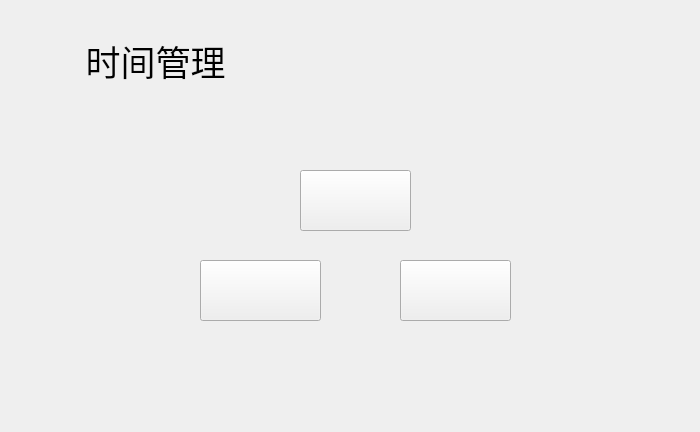
<?xml version="1.0" encoding="UTF-8"?>
<ui version="4.0">
 <class>clockHZJ</class>
 <widget class="QWidget" name="clockHZJ">
  <property name="geometry">
   <rect>
    <x>0</x>
    <y>0</y>
    <width>700</width>
    <height>432</height>
   </rect>
  </property>
  <property name="minimumSize">
   <size>
    <width>700</width>
    <height>432</height>
   </size>
  </property>
  <property name="maximumSize">
   <size>
    <width>700</width>
    <height>432</height>
   </size>
  </property>
  <property name="styleSheet">
   <string notr="true"/>
  </property>
  <widget class="QPushButton" name="rsec_clo">
   <property name="geometry">
    <rect>
     <x>300</x>
     <y>170</y>
     <width>111</width>
     <height>61</height>
    </rect>
   </property>
   <property name="styleSheet">
    <string notr="true">font: 20pt &quot;幼圆&quot;;</string>
   </property>
   <property name="text">
    <string/>
   </property>
  </widget>
  <widget class="QPushButton" name="alarms">
   <property name="geometry">
    <rect>
     <x>400</x>
     <y>260</y>
     <width>111</width>
     <height>61</height>
    </rect>
   </property>
   <property name="styleSheet">
    <string notr="true">font: 20pt &quot;幼圆&quot;;</string>
   </property>
   <property name="text">
    <string/>
   </property>
  </widget>
  <widget class="QPushButton" name="sec_clock">
   <property name="geometry">
    <rect>
     <x>200</x>
     <y>260</y>
     <width>121</width>
     <height>61</height>
    </rect>
   </property>
   <property name="styleSheet">
    <string notr="true">font: 20pt &quot;幼圆&quot;;</string>
   </property>
   <property name="text">
    <string/>
   </property>
  </widget>
  <widget class="QLabel" name="label">
   <property name="geometry">
    <rect>
     <x>20</x>
     <y>20</y>
     <width>271</width>
     <height>81</height>
    </rect>
   </property>
   <property name="font">
    <font>
     <family>华文琥珀</family>
     <pointsize>26</pointsize>
     <italic>false</italic>
     <bold>false</bold>
    </font>
   </property>
   <property name="styleSheet">
    <string notr="true">font: 26pt &quot;华文琥珀&quot;;

alternate-background-color: qconicalgradient(cx:0, cy:0, angle:135, stop:0 rgba(255, 255, 0, 69), stop:0.375 rgba(255, 255, 0, 69), stop:0.423533 rgba(251, 255, 0, 145), stop:0.45 rgba(247, 255, 0, 208), stop:0.477581 rgba(255, 244, 71, 130), stop:0.518717 rgba(255, 218, 71, 130), stop:0.55 rgba(255, 255, 0, 255), stop:0.57754 rgba(255, 203, 0, 130), stop:0.625 rgba(255, 255, 0, 69), stop:1 rgba(255, 255, 0, 69));</string>
   </property>
   <property name="text">
    <string>时间管理</string>
   </property>
   <property name="alignment">
    <set>Qt::AlignCenter</set>
   </property>
  </widget>
  <widget class="QLabel" name="curtime">
   <property name="geometry">
    <rect>
     <x>180</x>
     <y>90</y>
     <width>351</width>
     <height>71</height>
    </rect>
   </property>
   <property name="font">
    <font>
     <pointsize>16</pointsize>
    </font>
   </property>
   <property name="text">
    <string/>
   </property>
  </widget>
  <widget class="QLabel" name="la1">
   <property name="geometry">
    <rect>
     <x>300</x>
     <y>170</y>
     <width>111</width>
     <height>61</height>
    </rect>
   </property>
   <property name="text">
    <string/>
   </property>
  </widget>
  <widget class="QLabel" name="la2">
   <property name="geometry">
    <rect>
     <x>200</x>
     <y>260</y>
     <width>121</width>
     <height>61</height>
    </rect>
   </property>
   <property name="text">
    <string/>
   </property>
  </widget>
  <widget class="QLabel" name="la3">
   <property name="geometry">
    <rect>
     <x>405</x>
     <y>265</y>
     <width>96</width>
     <height>46</height>
    </rect>
   </property>
   <property name="text">
    <string/>
   </property>
  </widget>
 </widget>
 <resources/>
 <connections/>
</ui>
